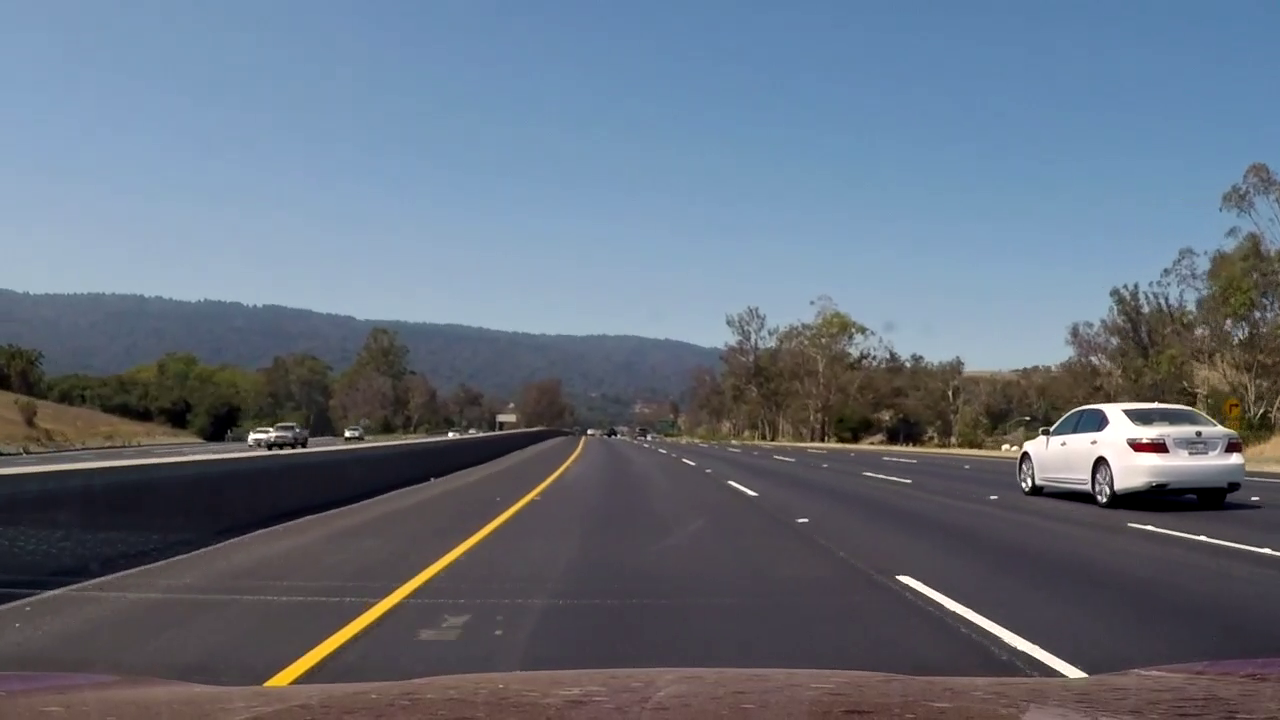
#> input picture frame 16 of project_test_2.mp4, 1280 x 720 px, given in place of car_back_video_2.mp4, which was not available
$ jupyter execute --allow-errors car_lane_detection.ipynb   (shell and % lines are left out)   (text cells are left out)
#> lines starting #> are read from the running program, lines starting #| are printed output that depends on the picture; after the words box and inside, x2 and y2 are one past the last pixel; in counts of white or black regions, pixels touching at a corner belong together; pictures that were not available may be replaced by others from this repository, and a replacement may not be noted
#> further down, frame is the input picture: shape (720, 1280, 3); mean B, G, R 125.3, 111.3, 101.3
[cell 1]
import cv2
import numpy as np
import matplotlib.pyplot as plt
import matplotlib.image as mpimg
import os
from PIL import Image
from moviepy.editor import VideoFileClip

[cell 2]
# [11 lines left out: function make_coordinates, not called in this run]

[cell 3]
def average_slope_intercept(image, lines, rcnt, lcnt, maximum):
    left_fit = [] #왼쪽 line 의 평균
    right_fit = [] #오른쪽 line의 평균좌표
    try:
        for line in lines:
            x1, y1, x2, y2 = line.reshape(4)
            parameters = np.polyfit((x1, x2), (y1, y2), 1)
            slope = parameters[0]
            intercept = parameters[1]

            if (-1)*maximum < slope < -0.2: #line의 기울기가 음수인 경우
                left_fit.append((slope, intercept))
                lcnt = 0
                #print('left slope', slope)
            if maximum > slope > 0.2: #line의 기울기가 양수인 경우
                right_fit.append((slope, intercept))
                rcnt = 0
            #if slope >= 2.0 or slope <= -2.0 :
                #print("can't detect!")
            #print(slope)
    except TypeError:
        left_fit_average = []
        right_fit_average = []

    #위 모든 값들을 평균하여서 기울기와 y절편 계산하기
    left_fit_average = np.average(left_fit, axis=0)
    right_fit_average = np.average(right_fit, axis=0)

    if left_fit_average != []:
        left_line, rcnt, lcnt = make_coordinates(image, left_fit_average, rcnt, lcnt)
    else:
        left_line = np.array([0, 0, 0, 0])
    if right_fit_average != []:
        right_line, rcnt, lcnt = make_coordinates(image, right_fit_average, rcnt, lcnt)
    else:
        right_line = np.array([0, 0, 0, 0])
    if right_fit == []: rcnt += 1
    else: rcnt = 0
    if left_fit == []: lcnt += 1
    else: lcnt = 0
    #print(left_fit)
    return np.array([left_line, right_line]), rcnt, lcnt

[cell 4]
def canny(image):
    gray = cv2.cvtColor(image, cv2.COLOR_RGB2GRAY)
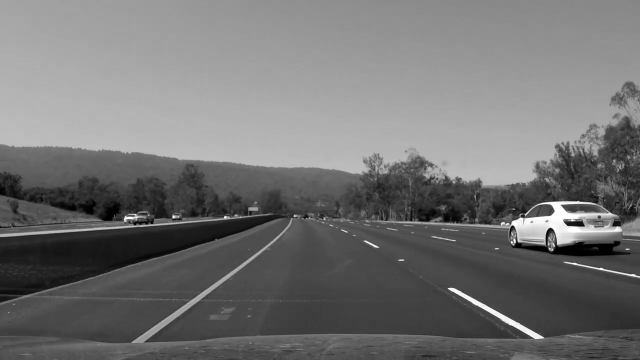
#> gray: shape (720, 1280) (shown at 1/2 size); min 0, max 255, mean 114.3
    #Second. Gaussian Blur (to Reduce Noise)
    blur = cv2.GaussianBlur(gray, (5, 5), 0) #5x5 kernel size로 convolution 한다.
    #Apply Canny Method
    canny = cv2.Canny(blur, 10, 150) #급격한 변화만을 남겨 준다 (흰색으로 표시됨)
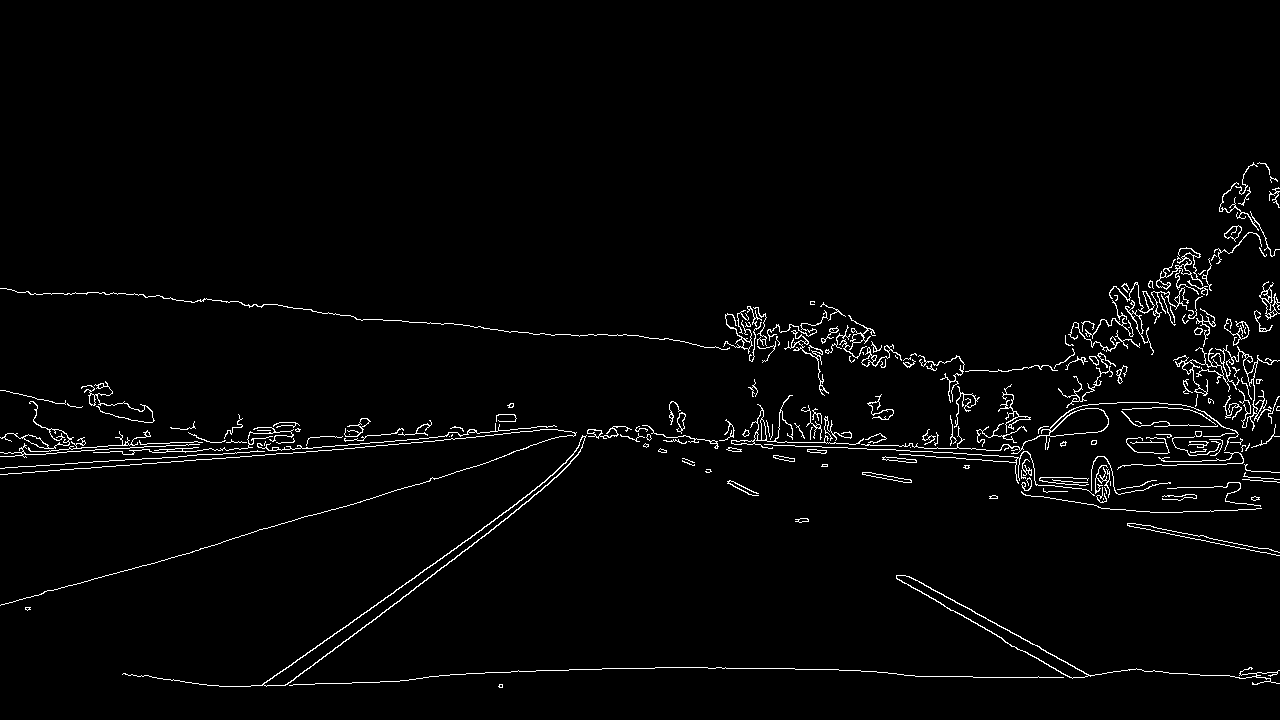
#> canny: shape (720, 1280); 2.3% white in thin lines or dots, all inside (x1, y1, x2, y2) = (0, 162, 1280, 688)
                                 #gradient 를 극단적으로 취해 준다
    return canny

[cell 5]
# [9 lines left out: function display_lines, not called in this run]

[cell 6]
def region_of_interest(image):
    height = image.shape[0] #very simillar to 700
    width = image.shape[1]
    mwidth = width / 2
    polygons = np.array([
        [(int(width * 0 / 9), height), (int(width * 8 / 9), height), (int(mwidth), int(height * 5/9))]
    ])

    mask = np.zeros_like(image) #이미지와 같은 모양(pixel)으로 0배열을 만든다.
    cv2.fillPoly(mask, polygons, 255) #윤곽 만들기
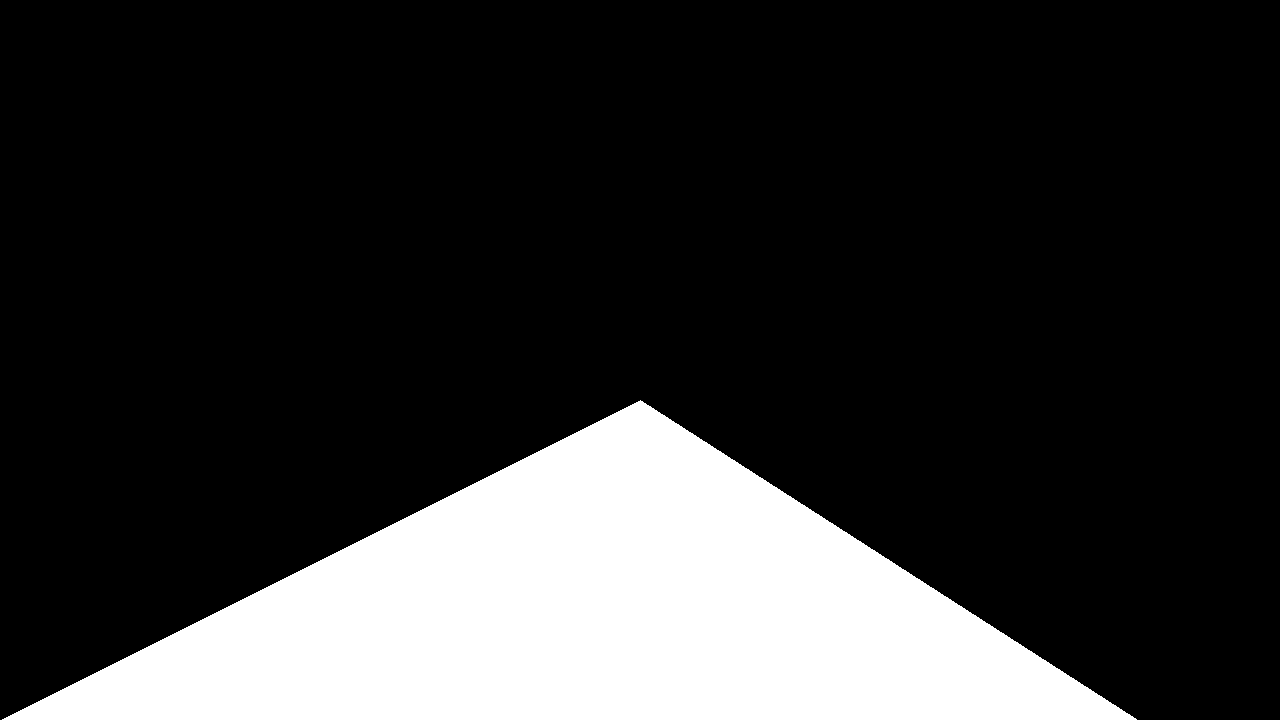
#> mask: shape (720, 1280); 19.7% white; 1 white region, box (x1, y1, x2, y2) and area: (2, 400, 1137, 720) 181849
    masked_image = cv2.bitwise_and(image, mask)
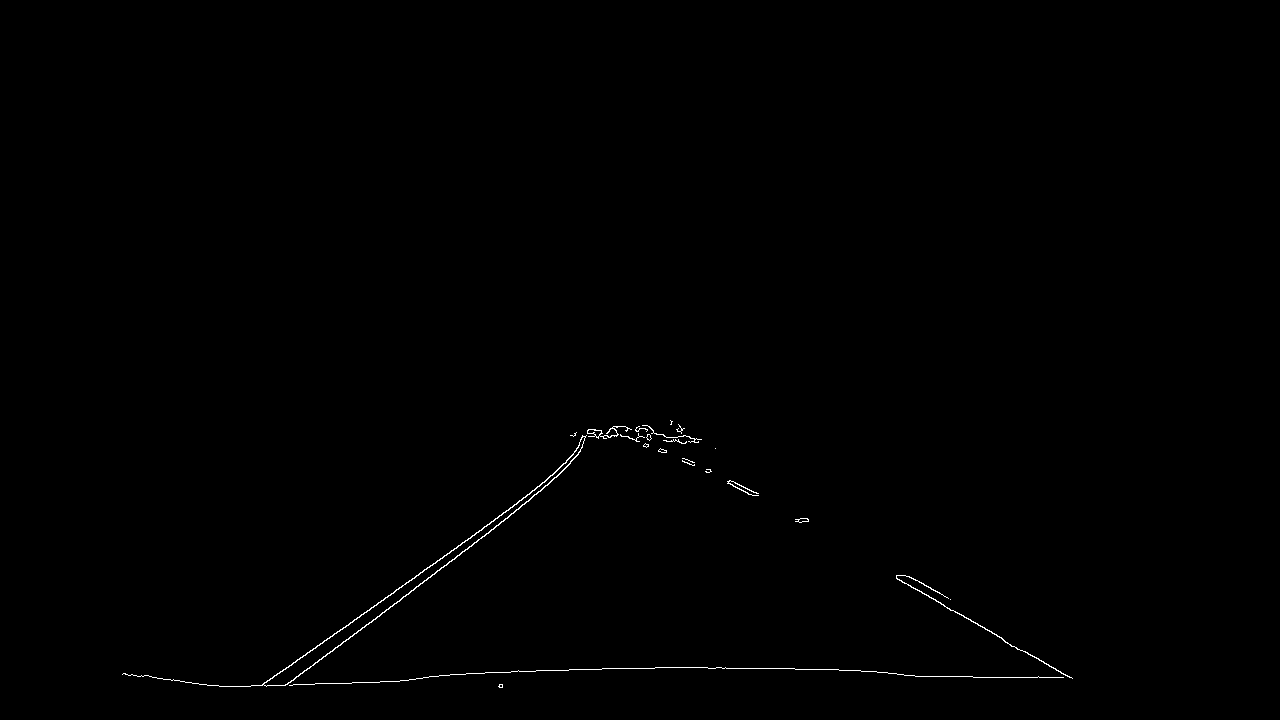
#> masked_image: shape (720, 1280); 0.32% white in thin lines or dots, all inside (x1, y1, x2, y2) = (122, 420, 1073, 688)
#> `lines = cv2.HoughLinesP(cropped_image, 2, np.pi/180, 100, np.array([])..`: lines = 15 rows, first 6: [260, 685, 460, 545], [953, 610, 1003, 639], [722, 668, 794, 668], [285, 685, 513, 513], [439, 675, 525, 671], [973, 677, 1071, 677]
    return masked_image

[cell 7]
# [15 lines left out: function ishide, not called in this run]

[cell 8]
# [13 lines left out: function amplify, not called in this run]

[cell 9]
cap = cv2.VideoCapture("D:/#Datasets/2019-1/car_back_video_2.mp4")
rcnt = 0
lcnt = 0
color_avg_i = 0
out = None
maximum = 2.0
count = 0
#> (the rest of this cell did not finish here and is left out)

#> the loop in average_slope_intercept, `for line in lines:` made 15 passes
#> (x1, y1, x2, y2, slope, intercept) on passes 1 to 8: (260, 685, 460, 545, -0.7, 867), (953, 610, 1003, 639, 0.58, 57.26), (722, 668, 794, 668, -2.69e-15, 668), (285, 685, 513, 513, -0.754, 900), (439, 675, 525, 671, -0.0465, 695.4), (973, 677, 1071, 677, -7.3e-16, 677), (470, 538, 558, 469, -0.784, 906.5), (1022, 650, 1068, 676, 0.565, 72.35)
#> after the loop in average_slope_intercept, `for line in lines:`: left_fit = [(-0.7, 867), (-0.754, 900), (-0.784, 906.5), (-0.725, 877.1), (-0.841, 944.2), (-0.759, 903.3)]; right_fit = [(0.58, 57.26), (0.565, 72.35), (0.574, 64.12), (0.524, 101)]
#> in average_slope_intercept, `left_fit_average = np.average(left_fit, axis=0)`: left_fit_average = [-0.761, 899.7]
#> in average_slope_intercept, `right_fit_average = np.average(right_fit, axis=0)`: right_fit_average = [0.561, 73.67]
    for item in averaged_lines:
        if max(item) > 10000: flag = False
    if flag == True :
        line_image = display_lines(frame, averaged_lines)

    #averaged_lines를 통해서 line을 조금 더 부드럽게 만들기
    combo_image = cv2.addWeighted(frame_o, 0.8, line_image, 1, 1)
                #가중치 부여해 이미지 합치기
    color = [255, 0, 0]
    if rcnt >= 5 :
        if rcnt % 5 == 0:
            print('오른쪽 점선')
            #cv2.putText(combo_image, '오른쪽 점선', (100, 0), cv2.FONT_HERSHEY_SIMPLEX, 0.5, color, 2)
    if lcnt >= 5:
        if lcnt % 5 == 0:
            print('왼쪽 점선')
            #cv2.putText(combo_image, '왼쪽 점선', (60, 0), cv2.FONT_HERSHEY_SIMPLEX, 0.5, color, 2)
    cv2.imshow("result", combo_image)
    if cv2.waitKey(1) == ord('q'): break #video 이므로 1ms씩 기다리기
    fourcc = cv2.VideoWriter_fourcc(*"MJPG")
    if out is None:
        out = cv2.VideoWriter('output.avi', fourcc, 30,
                          (frame_o.shape[1], frame_o.shape[0]), True)
    #out.write(combo_image)
    count += 1
    #if count == 700 : break
    #except error : break
out.release()
cap.release()
cv2.destroyAllWindows()

$ run again, starting later in the video
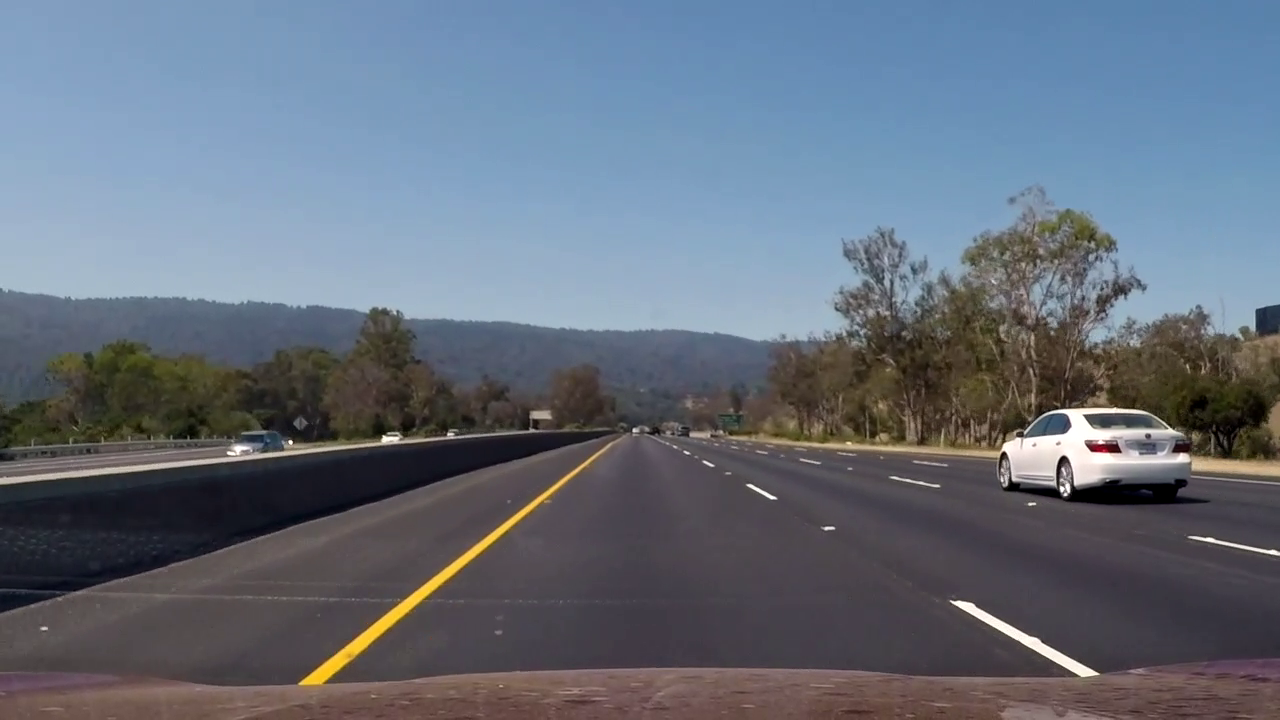
#> input picture frame 75 of project_test_2.mp4, 1280 x 720 px, given in place of car_back_video_2.mp4, which was not available
#> frame is the input picture: shape (720, 1280, 3); mean B, G, R 123.5, 110.4, 101.1
#> in canny, `canny = cv2.Canny(blur, 10, 150)`:
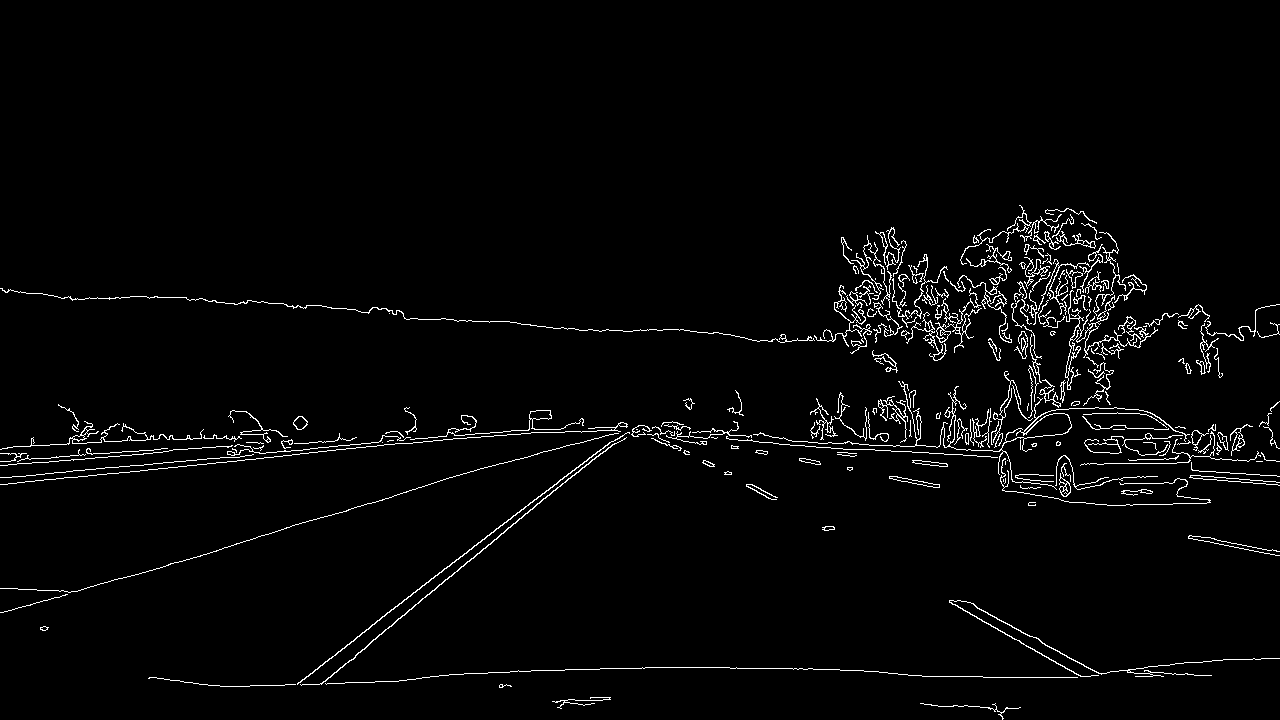
#> canny: shape (720, 1280); 2.5% white in thin lines or dots, all inside (x1, y1, x2, y2) = (0, 205, 1280, 720)
#> mask: shape (720, 1280); 19.7% white; 1 white region, box (x1, y1, x2, y2) and area: (2, 400, 1137, 720) 181849
#> in region_of_interest, `masked_image = cv2.bitwise_and(image, mask)`:
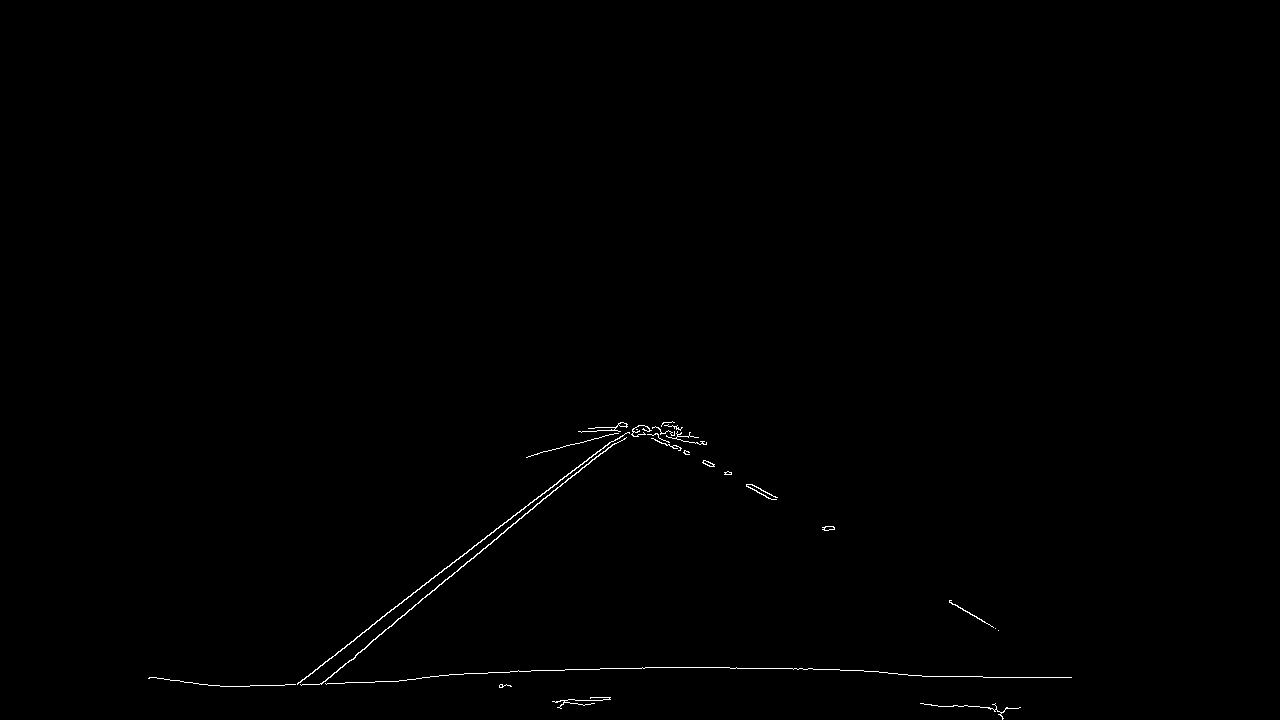
#> masked_image: shape (720, 1280); 0.34% white in thin lines or dots, all inside (x1, y1, x2, y2) = (148, 421, 1072, 720)
#> lines = [[449, 566, 597, 451], [321, 684, 543, 498], [600, 668, 644, 668], [702, 667, 758, 668], [562, 483, 615, 443], [922, 676, 962, 676], [297, 684, 534, 499], [222, 686, 278, 685], [782, 668, 878, 671], [949, 601, 995, 628], [451, 576, 565, 481], [983, 677, 1045, 677]]
#> the loop in average_slope_intercept, `for line in lines:` made 12 passes
#> (x1, y1, x2, y2, slope, intercept, rcnt) on pass 10: (949, 601, 995, 628, 0.587, 43.98, 0)
#> after the loop in average_slope_intercept, `for line in lines:`: left_fit = [(-0.777, 914.9), (-0.838, 952.9), (-0.755, 907.2), (-0.781, 915.8), (-0.833, 951.8)]; right_fit = [(0.587, 43.98)]
#> left_fit_average = [-0.797, 928.5]
#> right_fit_average = [0.587, 43.98]
